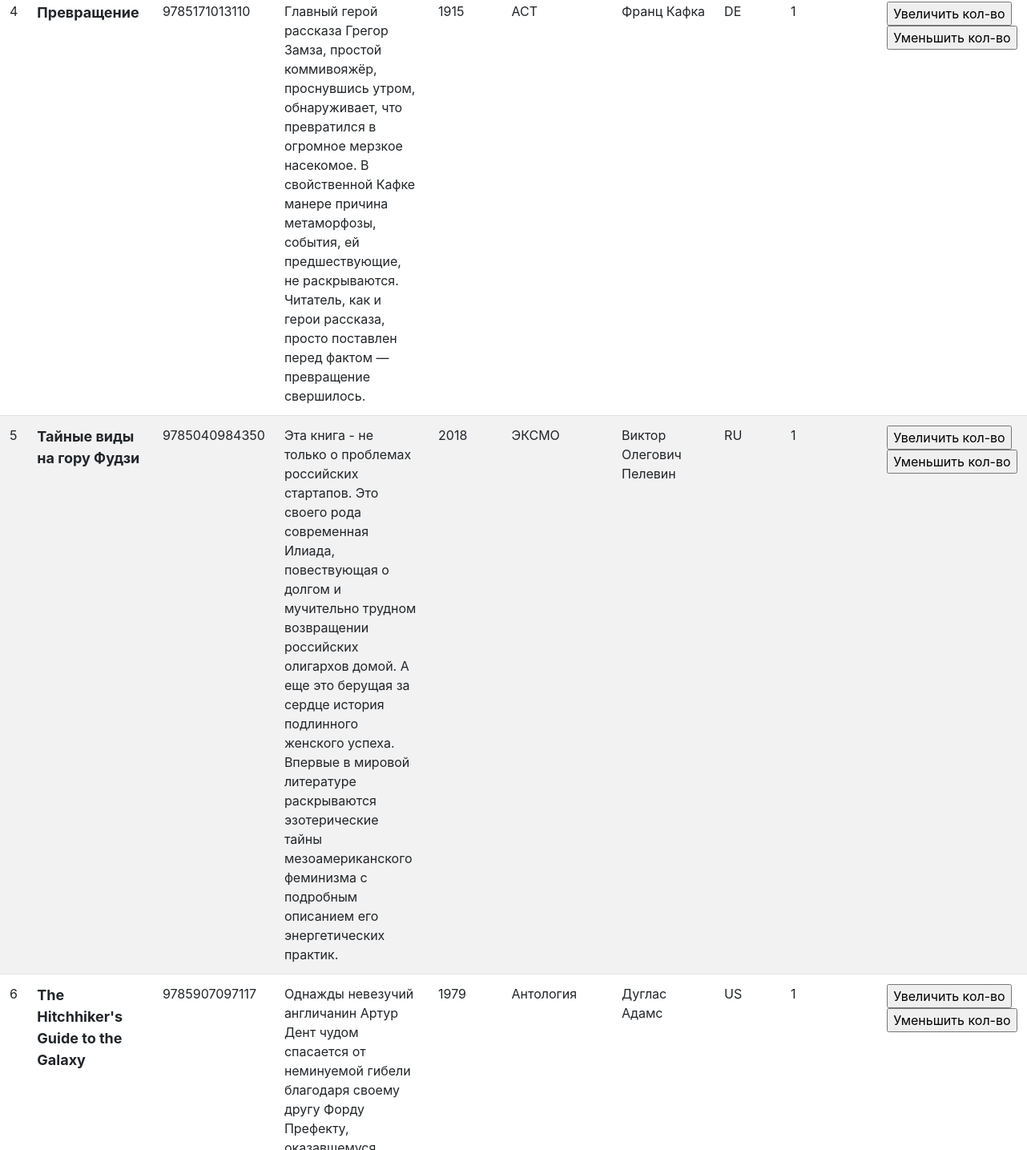
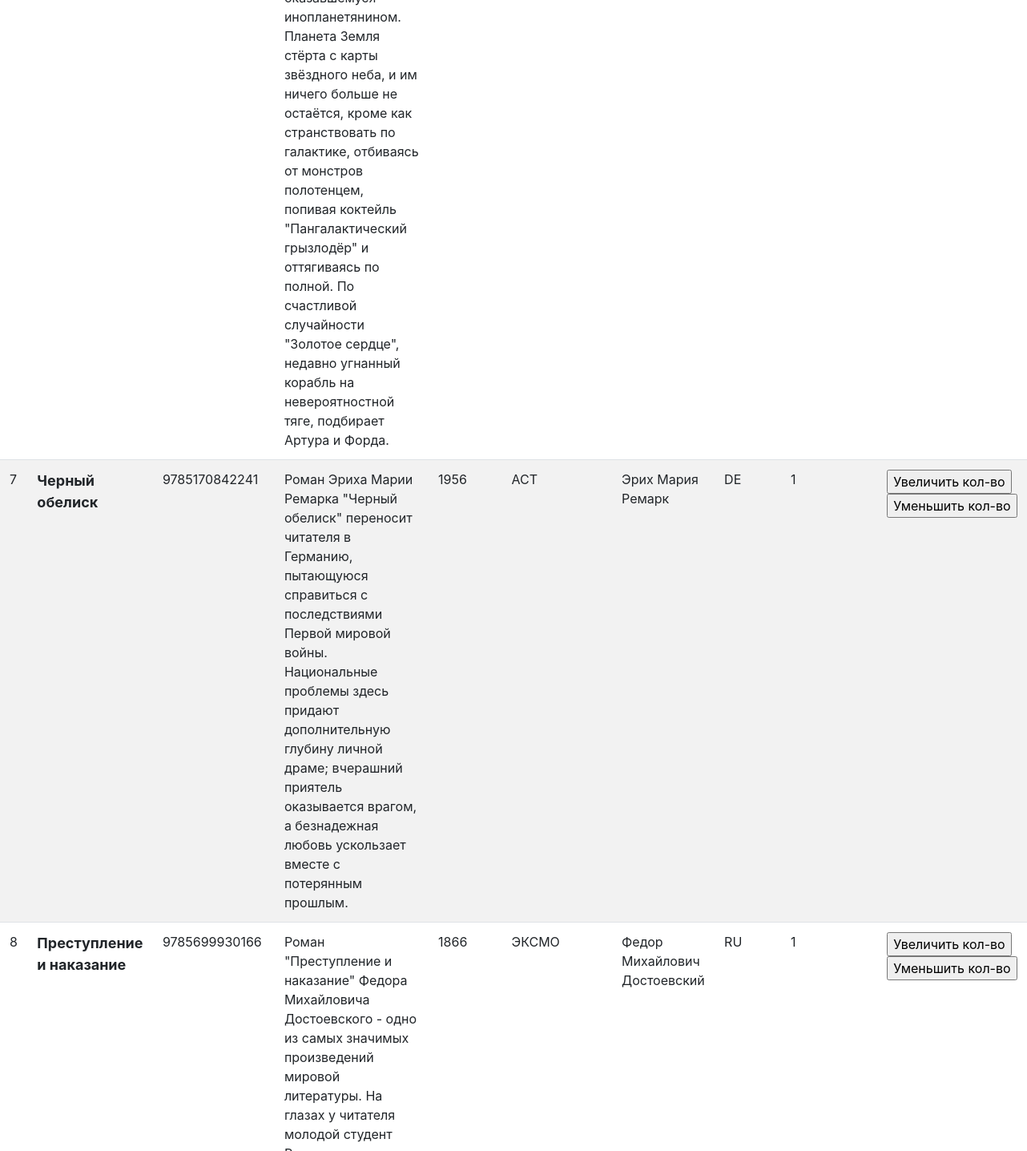
Before: /book/ (middle part) with the older database file (2 pictures, top to bottom).
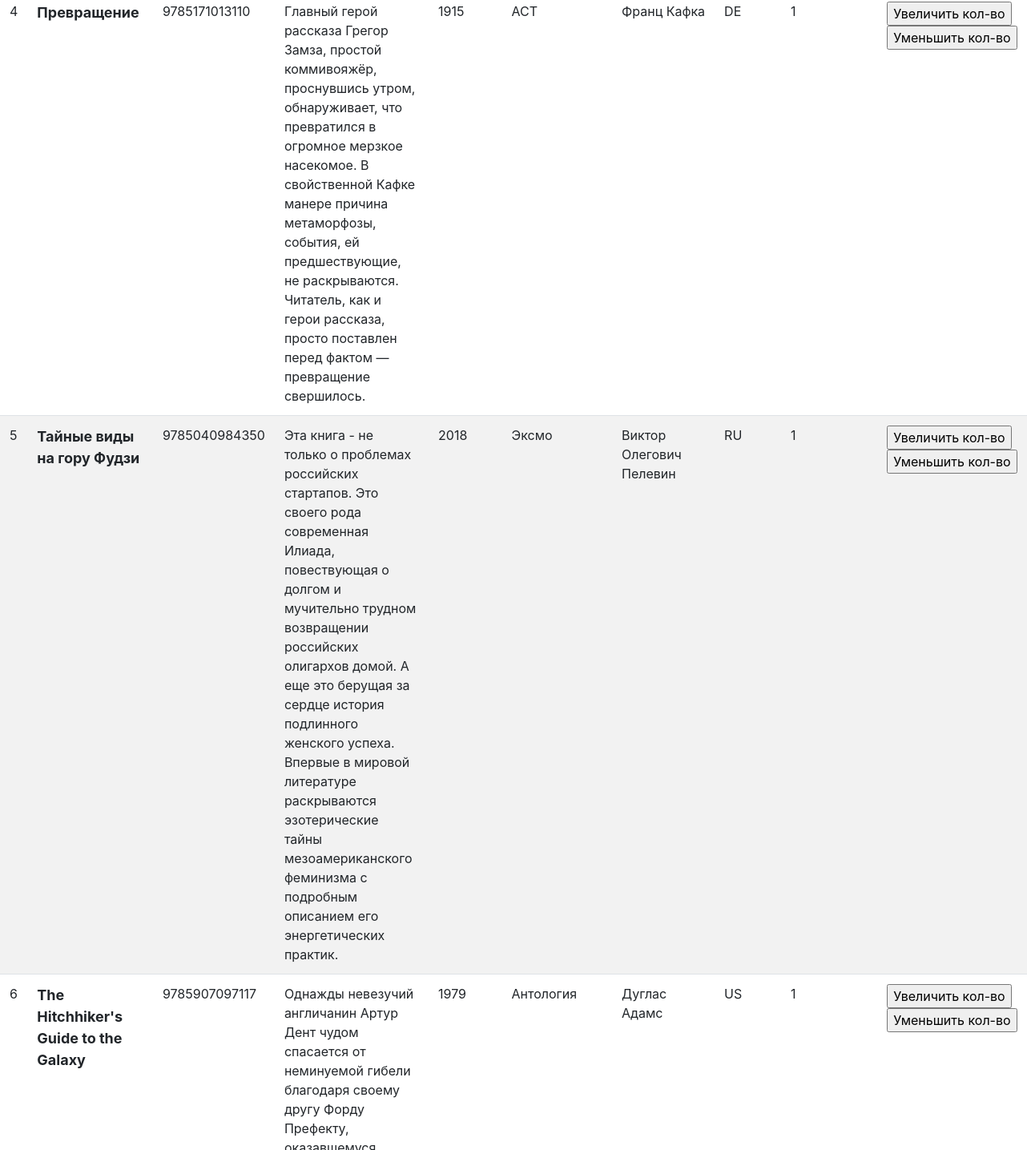
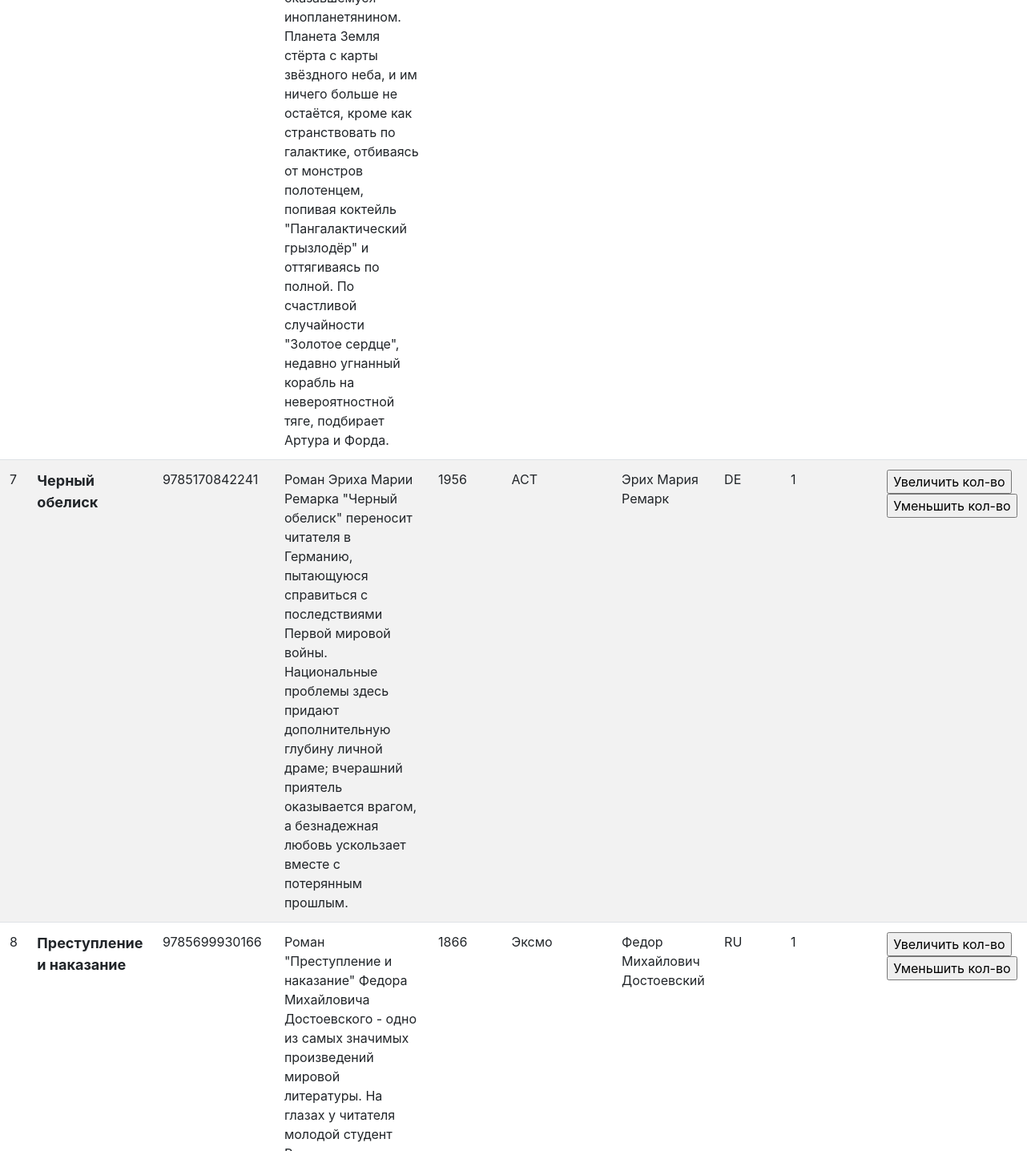
After: the same page with the newer database file (2 pictures, top to bottom).
### p_library/models.py (models this page shows, shortened)
class Book(models.Model):
    ISBN = models.CharField(max_length=13)
    title = models.TextField(verbose_name='Название книги')
    description = models.TextField(verbose_name='Описание')
    year_release = models.SmallIntegerField(verbose_name='Год')
    author = models.ForeignKey(Author, on_delete=models.CASCADE, verbose_name='Автор')
    copy_count = models.IntegerField(default=1, verbose_name='Страна автора')
    price = models.DecimalField(max_digits = 10, decimal_places=2, default=0, verbose_name='Цена')
    publisher = models.ForeignKey(Publisher, on_delete=models.CASCADE, null=True, verbose_name='Издательство')

class Publisher(models.Model):
    name = models.CharField(max_length=100, verbose_name='Издательство')
    def __str__(self):
        return self.name

class Author(models.Model):
    full_name = models.TextField(max_length=100, unique=True, verbose_name='Имя')
    birth_year = models.SmallIntegerField(verbose_name='Год рождения автора')
    country = models.CharField(max_length=2, verbose_name='Страна автора')

### p_library/views.py (the view)
# urls.py: path('book/', views.book_list, name='book'),
def book_list(request):
    template = loader.get_template('book_list.html')
    books = Book.objects.all()
    biblio_data = {
        "title": "мою библиотеку",
        "books": books,
    }
    return HttpResponse(template.render(biblio_data, request))

### p_library/templates/book_list.html (shortened to what this page needs)
<!DOCTYPE html>
<html>
<head>
</head>
<link rel="stylesheet" type="text/css"  href="https://stackpath.bootstrapcdn.com/bootstrap/4.4.0/css/bootstrap.min.css">
<body>
    <div class="row">
        <div class="col-md">
            <table class="table table-striped">
        <tbody>
        {% for book in books %}
            <tr>
                <td>{{ forloop.counter }}</td>
                <td style="font-size:18px"><strong>{{ book.title }}</strong></td>
                <td>{{ book.ISBN }}</td>
                <td>{{ book.description }}</td>
                <td>{{ book.year_release }}</td>
                <td>{{ book.publisher }}</td>
                <td>{{ book.author.full_name }}</td>
                <td>{{ book.author.country }}</td>
                <td>{{ book.copy_count }}</td>
                <td>
                    <form action="/index/book_increment/" method="post" enctype="multipart/form-data">
                        <input type="submit" value="Увеличить кол-во" />
                    </form>
                        <form action="/index/book_decrement/" method="post" enctype="multipart/form-data">
                        <input type="submit" value="Уменьшить кол-во" />
                    </form>
                </td>
            </tr>
        {% endfor %}
    </tbody>
    </table>
</body>
</html>

Changed rows visible on the page:
changed through a linked row, Book "Тайные виды на гору Фудзи": publisher "ЭКСМО" → "Эксмо"
changed through a linked row, Book "Преступление и наказание": publisher "ЭКСМО" → "Эксмо"
